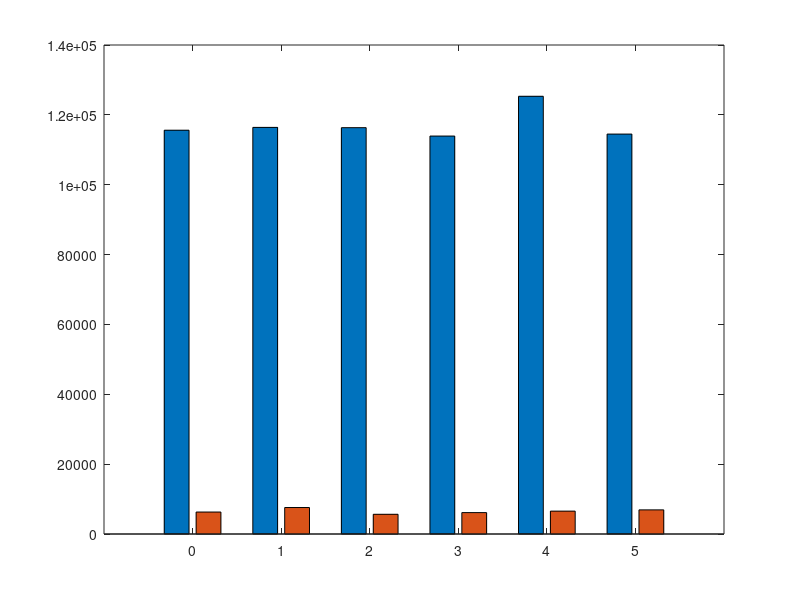

MATLAB code for this plot: (Note: this script raises an error after producing the figure.)
% Draw figures for Gym interface benchmarking

% CPU cycles during interprocess communication
% Left: ns3-gym
% Right: ns3-ai's Gym interface

seed = [0, 1, 2, 3, 4, 5];
cpp2py_mean = [
    115605 6288;
    116412 7584;
    116335 5645;
    113930 6129;
    125322 6550;
    114498 6911;
    ];
cpp2py_stddev = [
    17122.9 2392.99;
    18810.3 1953.11;
    18649.2 3220.74;
    15256.4 2335.87;
    16987.4 2499.89;
    14800.4 2517.83;
    ];
py2cpp_mean = [
    126076 7665;
    126901 7599;
    127789 7235;
    122230 7470;
    133081 7723;
    126814 7810;
];
py2cpp_stddev = [
    12149.7 1106.71;
    12016.5 1225.58;
    13374.7 1111.01;
    15771.1 1025.5;
    13282.7 1122.41;
    11829.3 586.296;
];

% C++ to Python

figure;
h = bar(seed, cpp2py_mean);
errorbar_x = zeros(6, 2);
for i = 1 : 2
    errorbar_x(:, i) = h(1, i).XEndPoints';
end
hold on;
errorbar(errorbar_x, cpp2py_mean, cpp2py_stddev, 'LineStyle', 'none', 'LineWidth', 2);
hold off;
ylim([0, 15e4]);
legend({'ns3-gym', 'ns3-ai'});
title('C++ to Python Transmission Time', 'FontSize', 18);
xlabel('Test Case (seed number)', 'FontSize', 16);
ylabel('CPU Cycles', 'FontSize', 16)

% Python to C++

figure;
h = bar(seed, py2cpp_mean);
errorbar_x = zeros(6, 2);
for i = 1 : 2
    errorbar_x(:, i) = h(1, i).XEndPoints';
end
hold on;
eb = errorbar(errorbar_x, py2cpp_mean, py2cpp_stddev, 'LineStyle', 'none', 'LineWidth', 2);
hold off;
ylim([0, 15e4]);
legend({'ns3-gym', 'ns3-ai'});
title('Python to C++ Transmission Time', 'FontSize', 18);
xlabel('Test Case (seed number)', 'FontSize', 16);
ylabel('CPU Cycles', 'FontSize', 16)
